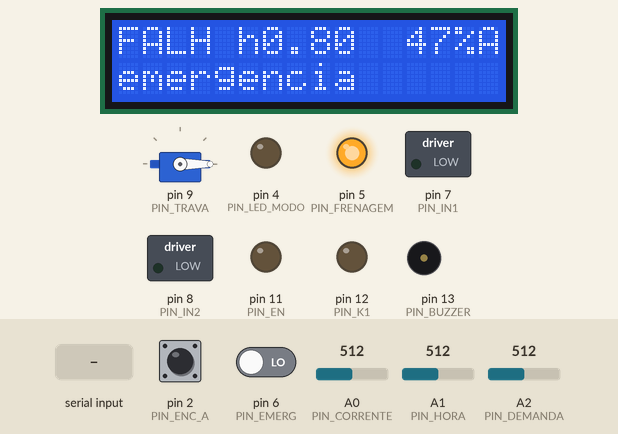
Recording of a sketch running on a simulated Arduino Uno, built with avr-gcc and run on an emulated ATmega328P. Shown: servo, 16×2 character LCD, switched loads named in the sketch (green lamp = pin HIGH), output pins drawn as LEDs (lit = HIGH), buzzer (waves = sounding, pin HIGH). The inputs (shaded band) are chosen by the test bench; at power-on: pin 2 (PIN_ENC_A) HIGH, pin 6 (PIN_EMERG) LOW, A0 (PIN_CORRENTE) = 512, A1 (PIN_HORA) = 512, A2 (PIN_DEMANDA) = 512. What the sketch prints to the serial monitor is not drawn.

Above: at 1.6 s.
1.7 s: "s" received over Serial
At 2.91 s:
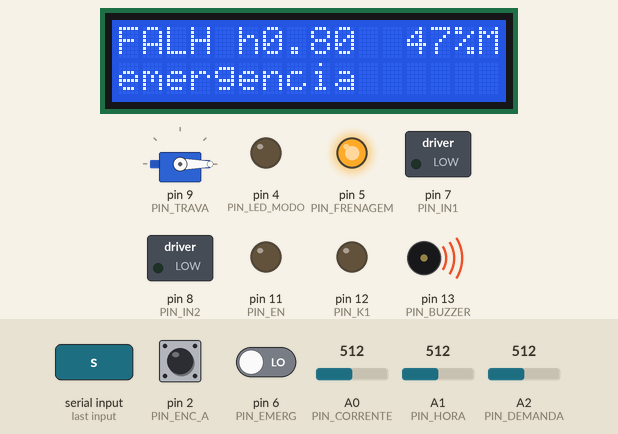
4.0 s: "a" received over Serial
At 4.93 s:
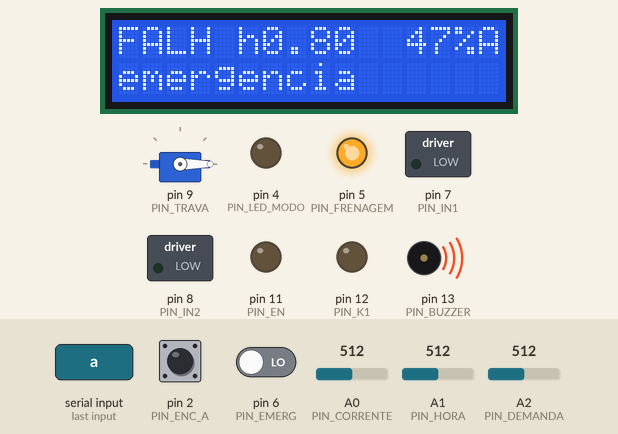
5.5 s: "d" received over Serial
At 6.64 s:
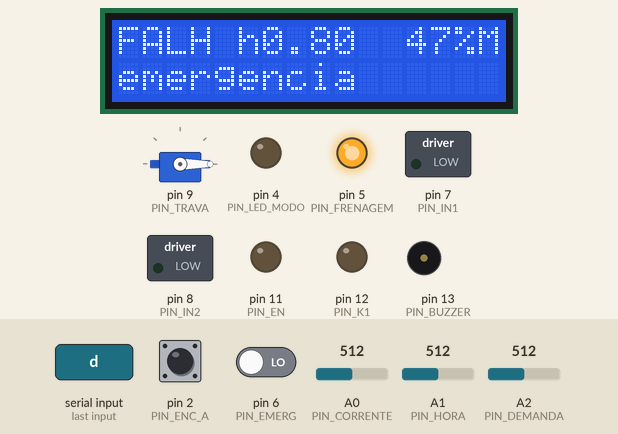
Timing chart, 0 to 14.5 s (numbered marks = the images above; inputs shaded):
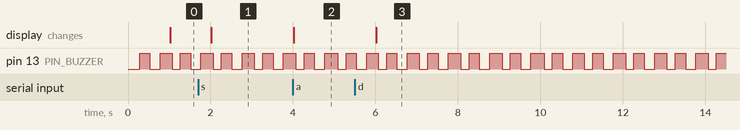

Measured:
- after the input at 1.7 s, the display: changes after 0.32 s (image 1)
- after the input at 4.0 s, the display: changes at once (image 2)
- after the input at 5.5 s, the display: changes after 0.52 s (image 3)
- by itself, pin 13 (PIN_BUZZER): alternates HIGH for 0.28 s and LOW for 0.23 s

The sketch:

bateria_gravitacional_tinkercad.ino
```cpp
// Bateria gravitacional - versao para Tinkercad (Arduino Uno)
//
// Simula no Uno a mesma logica que vai rodar no ESP32: sequencias de subida e
// descida, protecoes e controlador fuzzy (Mamdani, 3 entradas, 11 regras).
// O Tinkercad nao tem gerador nem massa, entao a fisica e uma "planta virtual"
// calculada no codigo (altura h e velocidade v). O motor do Tinkercad gira
// para mostrar o movimento.
//
// Comandos pelo Monitor Serial (9600):
//   a = automatico (fuzzy)   s = subir   d = descer   p = parar   r = rearme
//
// Correspondencia com o circuito real (ESP32):
//   L293D (EN, IN1, IN2)  -> BTS7960 (R_EN/L_EN, RPWM, LPWM)
//   LED do modo (pino 4)  -> rele de modo K2
//   nMOS + LED (pino 5)   -> MOSFET + resistor de frenagem 11 ohm
//   Servo (pino 9)        -> solenoide da trava (hit-and-hold)
//   Rele do pino 12       -> rele de corte K1
//   Pot A0 / A1 / A2      -> INA226 da subida / DS3231 (hora) / INA226 da USB

#include <Adafruit_LiquidCrystal.h>
#include <Servo.h>

// ---------- pinos ----------
const uint8_t PIN_ENC_A = 2;
const uint8_t PIN_ENC_B = 3;
const uint8_t PIN_LED_MODO = 4;   // aceso = motor no driver (subida)
const uint8_t PIN_FRENAGEM = 5;   // PWM da carga de frenagem
const uint8_t PIN_EMERG = 6;      // ALTO = emergencia solta
const uint8_t PIN_IN1 = 7;
const uint8_t PIN_IN2 = 8;
const uint8_t PIN_TRAVA = 9;      // servo no lugar do solenoide
const uint8_t PIN_FC_INF = 10;    // NF para GND: ALTO = acionado
const uint8_t PIN_EN = 11;        // PWM do L293D
const uint8_t PIN_K1 = 12;        // rele de corte (ALTO = fechado)
const uint8_t PIN_BUZZER = 13;
const uint8_t PIN_CORRENTE = A0;  // 0 a 5 A
const uint8_t PIN_HORA = A1;      // 0 a 24 h
const uint8_t PIN_DEMANDA = A2;   // 0 a 10 W
const uint8_t PIN_FC_SUP = A3;    // NF para GND: ALTO = acionado

// ---------- parametros do prototipo ----------
const float CURSO = 1.70;          // m, posicao do fim de curso superior
const float FOLGA_TOPO = 0.02;     // m de folga mecanica acima dele (alivio da trava)
const float V_SUBIDA = 0.05;       // m/s
const float V_MAX_SUBIDA = 0.09;   // m/s com PWM 100 %
const float V_LIMITE = 0.10;       // m/s, acima disso e falha
const float V_ALVO_MIN = 0.03;     // m/s
const float V_ALVO_MAX = 0.08;     // m/s
const float V_FREIO_TOTAL = 0.025; // m/s com frenagem em 100 % (11 ohm)
const float KE_MASSA = 253.0;      // V por m/s de massa (Ke 0,076 x 100:1 / r)
const float V_GEN_MAX = 28.0;      // V
const float I_TRAVADO = 3.0;       // A
const float ALIVIO_TRAVA = 0.003;  // m que a massa sobe para soltar a lingueta
const int TRAVA_ENGATADA = 0;      // graus do servo
const int TRAVA_LIBERADA = 90;

// Tarifa por posto horario (R$/kWh). Valores de exemplo: no prototipo
// real vem do painel (topico grav/tarifas).
const float TARIFA_FORA = 0.60;
const float TARIFA_INTER = 0.90;
const float TARIFA_PONTA = 1.40;

const unsigned long T_CONTROLE = 50;   // ms
const unsigned long T_FUZZY = 5000;    // ms
const unsigned long T_TELA = 1000;     // ms

Adafruit_LiquidCrystal lcd(0);
Servo trava;

enum Estado { MANTER, SUBINDO, PREP_DESCIDA, DESCENDO, PARANDO, FALHA, REARME };
const char *NOME_ESTADO[] = {"MANTER", "SUBINDO", "PREP_DESCIDA", "DESCENDO", "PARANDO", "FALHA", "REARME"};
const char *CURTO_ESTADO[] = {"MANT", "SUB", "PREP", "DESC", "PARA", "FALH", "REAR"};

enum Modo { AUTOMATICO, MANUAL };

Estado estado = REARME;
Modo modo = AUTOMATICO;
uint8_t etapa = 0;              // passo dentro de PREP_DESCIDA e PARANDO
unsigned long inicioEtapa = 0;
const char *motivoFalha = "";

// planta virtual
float h = 0.80;                 // altura da massa (m), desconhecida no boot
float v = 0.0;                  // velocidade (m/s), positiva para cima
bool posicaoConhecida = false;

// atuadores
bool k1 = false, k2 = false, travaLiberada = false;
int pwmMotor = 0;               // 0 a 255, so na subida
float frenagem = 0.0;           // 0 a 1
float alvoDescida = V_ALVO_MIN; // m/s
float hInicioAlivio = 0.0;
int ticksTravado = 0;

// leituras
float corrente = 0, hora = 0, demanda = 0, tarifa = 0, vGen = 0;
float comandoFuzzy = 0;

volatile long pulsos = 0;

unsigned long ultControle = 0, ultFuzzy = 0, ultTela = 0;

// =====================================================================
// Fuzzy (Mamdani, AND = min, OR = max, centroide)
// =====================================================================
float trap(float x, float a, float b, float c, float d) {
  if (x >= b && x <= c) return 1.0;
  if (x < b) return (x <= a) ? 0.0 : (x - a) / (b - a);
  return (x >= d) ? 0.0 : (d - x) / (d - c);
}
float tri(float x, float a, float b, float c) { return trap(x, a, b, b, c); }

float saidaDescer(float y)  { return trap(y, -100, -100, -80, -50); }
float saidaParcial(float y) { return tri(y, -70, -40, -10); }
float saidaManter(float y)  { return tri(y, -25, 0, 25); }
float saidaSubir(float y)   { return trap(y, 40, 70, 100, 100); }

float centroide(float aDescer, float aParcial, float aManter, float aSubir) {
  float soma = 0, somaPeso = 0;
  for (int y = -100; y <= 100; y += 2) {
    float mu = max(max(min(aDescer, saidaDescer(y)), min(aParcial, saidaParcial(y))),
                   max(min(aManter, saidaManter(y)), min(aSubir, saidaSubir(y))));
    soma += mu * y;
    somaPeso += mu;
  }
  return somaPeso > 0 ? soma / somaPeso : 0;
}

float maxSubir = 1, maxDescer = 1;  // normalizacao do centroide

float fuzzy(float tar, float nivel, float dem) {
  tar = constrain(tar, 0, 2);
  nivel = constrain(nivel, 0, 100);
  dem = constrain(dem, 0, 10);

  float tb = trap(tar, 0, 0, 0.6, 0.8);
  float tm = tri(tar, 0.6, 0.9, 1.2);
  float ta = trap(tar, 0.9, 1.2, 2, 2);
  float nb = trap(nivel, 0, 0, 20, 45);
  float nm = tri(nivel, 20, 50, 95);
  float na = trap(nivel, 60, 95, 100, 100);
  float db = trap(dem, 0, 0, 0.3, 1);
  float dm = tri(dem, 0.3, 1.5, 3);
  float da = trap(dem, 2, 4, 10, 10);

  float aSubir = 0, aManter = 0, aParcial = 0, aDescer = 0;
  aSubir = max(aSubir, min(tb, nb));                       // R1
  aSubir = max(aSubir, min(tb, nm));                       // R2
  aManter = max(aManter, min(tb, na));                     // R3
  aManter = max(aManter, min(tm, nb));                     // R4
  aManter = max(aManter, min(tm, nm));                     // R5
  aParcial = max(aParcial, min(min(tm, na), da));          // R6
  aManter = max(aManter, min(min(tm, na), max(db, dm)));   // R7
  aManter = max(aManter, min(ta, nb));                     // R8
  aParcial = max(aParcial, min(min(ta, nm), max(dm, da))); // R9
  aDescer = max(aDescer, min(min(ta, na), max(dm, da)));   // R10
  aManter = max(aManter, min(ta, db));                     // R11

  float c = centroide(aDescer, aParcial, aManter, aSubir);
  return c >= 0 ? constrain(c / maxSubir * 100, 0, 100)
                : constrain(c / maxDescer * 100, -100, 0);
}

float tarifaDaHora(float hr) {
  if (hr >= 18 && hr < 21) return TARIFA_PONTA;
  if ((hr >= 17 && hr < 18) || (hr >= 21 && hr < 22)) return TARIFA_INTER;
  return TARIFA_FORA;
}

// =====================================================================
// Atuadores
// =====================================================================
void motorSubir(int pwm) {
  digitalWrite(PIN_IN1, HIGH);
  digitalWrite(PIN_IN2, LOW);
  analogWrite(PIN_EN, pwm);
}

// So na simulacao: gira o motor para tras para mostrar a descida.
// No circuito real o motor esta no barramento gerado e o driver fica desligado.
void motorMostrarDescida(int pwm) {
  digitalWrite(PIN_IN1, LOW);
  digitalWrite(PIN_IN2, HIGH);
  analogWrite(PIN_EN, pwm);
}

void motorParar() {
  analogWrite(PIN_EN, 0);
  digitalWrite(PIN_IN1, LOW);
  digitalWrite(PIN_IN2, LOW);
}

void aplicarAtuadores() {
  digitalWrite(PIN_K1, k1 ? HIGH : LOW);
  digitalWrite(PIN_LED_MODO, k2 ? HIGH : LOW);
  trava.write(travaLiberada ? TRAVA_LIBERADA : TRAVA_ENGATADA);
  analogWrite(PIN_FRENAGEM, (int)(frenagem * 255));
  if (k2 && pwmMotor > 0) {
    motorSubir(pwmMotor);
  } else if (!k2 && v < -0.001) {
    motorMostrarDescida((int)constrain(-v / 0.12 * 255, 60, 255));
  } else {
    motorParar();
  }
}

void estadoSeguro() {
  pwmMotor = 0;
  travaLiberada = false;
  frenagem = 1.0;
  k2 = false;
  k1 = false;
}

void entrar(Estado novo) {
  estado = novo;
  etapa = 0;
  inicioEtapa = millis();
  Serial.print(F("-> "));
  Serial.println(NOME_ESTADO[novo]);
}

void falha(const char *motivo) {
  if (estado == FALHA) return;
  motivoFalha = motivo;
  estadoSeguro();
  entrar(FALHA);
  Serial.print(F("FALHA: "));
  Serial.println(motivo);
}

// =====================================================================
// Planta virtual: substitui a massa, o gerador e o encoder do prototipo
// =====================================================================
void atualizarPlanta(float dt) {
  float vDesejada = 0;
  bool energia = k1 && digitalRead(PIN_EMERG) == HIGH;

  if (k2 && energia && pwmMotor > 0) {
    vDesejada = V_MAX_SUBIDA * pwmMotor / 255.0;
  } else if (!k2 && travaLiberada) {
    // Motor como gerador: mais frenagem e mais carga na USB = mais freio
    float freio = constrain(frenagem + demanda / 20.0, 0.2, 1.0);
    vDesejada = -V_FREIO_TOTAL / freio;
  }

  v += (vDesejada - v) * 0.3;  // inercia
  if (v < 0 && !travaLiberada) v = 0;  // a lingueta segura a descida
  h += v * dt;
  if (h < 0) { h = 0; if (v < 0) v = 0; }
  if (h > CURSO + FOLGA_TOPO) { h = CURSO + FOLGA_TOPO; if (v > 0) v = 0; }

  vGen = (!k2 && v < 0) ? -v * KE_MASSA : 0;
}

bool fimInferior() { return digitalRead(PIN_FC_INF) == HIGH || h <= 0.0005; }
bool fimSuperior() { return digitalRead(PIN_FC_SUP) == HIGH || h >= CURSO; }

// =====================================================================
// Maquina de estados (a cada 50 ms)
// =====================================================================
void controlar() {
  unsigned long agora = millis();
  unsigned long naEtapa = agora - inicioEtapa;

  // ---- protecoes ----
  if (digitalRead(PIN_EMERG) == LOW) falha("emergencia");
  if (fabs(v) > V_LIMITE) falha("velocidade alta");
  if (vGen > V_GEN_MAX) falha("tensao alta");
  if (estado == SUBINDO && corrente > I_TRAVADO) {
    if (++ticksTravado >= 10) falha("massa travada");
  } else {
    ticksTravado = 0;
  }

  switch (estado) {
    case MANTER:
      pwmMotor = 0;
      travaLiberada = false;
      k2 = false;
      k1 = false;
      if (naEtapa > 500) frenagem = 0;
      break;

    case SUBINDO:
      if (fimSuperior()) {
        entrar(PARANDO);
        break;
      }
      k1 = true;
      frenagem = 0;
      if (!k2) {               // passo 2: motor no driver, espera 50 ms
        k2 = true;
        inicioEtapa = agora;
        break;
      }
      if (naEtapa < 50) break;
      {
        int alvo = 142 + (int)(2000 * (V_SUBIDA - v));  // ~55 % + correcao
        alvo = constrain(alvo, 0, 255);
        pwmMotor += constrain(alvo - pwmMotor, -7, 7);  // rampa de ~1 s
      }
      break;

    case PREP_DESCIDA:
      if (fimInferior()) {
        entrar(PARANDO);
        break;
      }
      k1 = true;
      if (etapa == 0) {        // sobe 3 mm para aliviar a lingueta
        k2 = true;
        frenagem = 0;
        hInicioAlivio = h;
        etapa = 1;
        inicioEtapa = agora;
      } else if (etapa == 1) {
        pwmMotor = 100;
        if (h >= hInicioAlivio + ALIVIO_TRAVA) {
          pwmMotor = 0;        // no real: o motor segura a posicao
          travaLiberada = true;  // solenoide 100 %
          etapa = 2;
          inicioEtapa = agora;
        } else if (naEtapa > 3000) {
          falha("trava presa");
        }
      } else if (etapa == 2 && naEtapa >= 300) {
        frenagem = 1.0;        // freio ligado antes de trocar o rele
        k2 = false;            // motor no barramento gerado
        entrar(DESCENDO);
      }
      break;

    case DESCENDO:
    case REARME:
      if (estado == REARME && etapa == 0) {
        // rearme usa a mesma preparacao da descida
        if (fimInferior()) {
          h = 0;
          posicaoConhecida = true;
          pulsos = 0;
          estadoSeguro();
          entrar(MANTER);
          break;
        }
        k1 = true;
        k2 = true;
        hInicioAlivio = h;
        etapa = 1;
        inicioEtapa = agora;
        break;
      }
      if (estado == REARME && etapa == 1) {
        pwmMotor = 100;
        if (h >= hInicioAlivio + ALIVIO_TRAVA) {
          pwmMotor = 0;
          travaLiberada = true;
          etapa = 2;
          inicioEtapa = agora;
        }
        break;
      }
      if (estado == REARME && etapa == 2) {
        if (naEtapa < 300) break;
        frenagem = 1.0;
        k2 = false;
        etapa = 3;
        break;
      }
      if (fimInferior()) {
        if (estado == REARME) {
          h = 0;
          posicaoConhecida = true;
          pulsos = 0;
        }
        entrar(PARANDO);
        break;
      }
      if (estado == REARME) {
        frenagem = 1.0;        // descida mais lenta possivel
      } else {
        // PI incremental: rapido demais -> mais frenagem
        float erro = -v - alvoDescida;
        frenagem = constrain(frenagem + 2.0 * erro, 0.0, 1.0);
      }
      break;

    case PARANDO:
      pwmMotor = 0;
      frenagem = 1.0;
      travaLiberada = false;   // lingueta pega o proximo dente
      if (naEtapa > 200) k2 = false;  // massa ja assentou na lingueta
      if (naEtapa > 500) entrar(MANTER);
      break;

    case FALHA:
      estadoSeguro();
      digitalWrite(PIN_BUZZER, (agora / 250) % 2);
      break;
  }

  if (estado != FALHA) digitalWrite(PIN_BUZZER, LOW);
}

// =====================================================================
// Decisao (a cada 5 s no automatico)
// =====================================================================
float nivel() { return constrain(h / CURSO * 100, 0, 100); }

void decidir() {
  comandoFuzzy = fuzzy(tarifa, nivel(), demanda);
  if (modo != AUTOMATICO || !posicaoConhecida) return;
  if (estado == FALHA || estado == REARME || estado == PREP_DESCIDA || estado == PARANDO) return;

  // Histerese: comeca com |comando| > 30 e continua enquanto |comando| > 10
  if (comandoFuzzy < -10) {
    alvoDescida = V_ALVO_MIN + max(-comandoFuzzy - 30, 0) / 70.0 * (V_ALVO_MAX - V_ALVO_MIN);
  }
  if (estado == SUBINDO && comandoFuzzy <= 10) entrar(PARANDO);
  else if (estado == DESCENDO && comandoFuzzy >= -10) entrar(PARANDO);
  else if (estado == MANTER && comandoFuzzy > 30 && !fimSuperior()) entrar(SUBINDO);
  else if (estado == MANTER && comandoFuzzy < -30 && !fimInferior()) entrar(PREP_DESCIDA);
}

void lerComando() {
  if (!Serial.available()) return;
  char c = Serial.read();
  switch (c) {
    case 'a':
      modo = AUTOMATICO;
      Serial.println(F("modo automatico"));
      break;
    case 's':
      modo = MANUAL;
      if (estado == MANTER && posicaoConhecida) entrar(SUBINDO);
      break;
    case 'd':
      modo = MANUAL;
      alvoDescida = 0.05;
      if (estado == MANTER && posicaoConhecida) entrar(PREP_DESCIDA);
      break;
    case 'p':
      modo = MANUAL;
      if (estado == SUBINDO || estado == DESCENDO || estado == PREP_DESCIDA) entrar(PARANDO);
      break;
    case 'r':
      if (estado == FALHA && digitalRead(PIN_EMERG) == HIGH) {
        posicaoConhecida = false;
        entrar(REARME);
      }
      break;
  }
}

// =====================================================================
// Tela e serial
// =====================================================================
void mostrar() {
  char linha[17], t1[6], t2[6];

  dtostrf(h, 4, 2, t1);
  snprintf(linha, sizeof(linha), "%-4s h%s %3d%%%c", CURTO_ESTADO[estado], t1,
           (int)nivel(), modo == AUTOMATICO ? 'A' : 'M');
  lcd.setCursor(0, 0);
  lcd.print(linha);

  if (estado == FALHA) {
    snprintf(linha, sizeof(linha), "%-16s", motivoFalha);
  } else {
    dtostrf(tarifa, 4, 2, t1);
    dtostrf(vGen, 4, 1, t2);
    snprintf(linha, sizeof(linha), "%s %sV F%3d%%", t1, t2, (int)(frenagem * 100));
  }
  lcd.setCursor(0, 1);
  lcd.print(linha);

  Serial.print(F("h="));       Serial.print(h, 3);
  Serial.print(F(" v="));      Serial.print(v, 3);
  Serial.print(F(" estado=")); Serial.print(NOME_ESTADO[estado]);
  Serial.print(F(" fuzzy="));  Serial.print(comandoFuzzy, 0);
  Serial.print(F(" hora="));   Serial.print(hora, 1);
  Serial.print(F(" tarifa=")); Serial.print(tarifa, 2);
  Serial.print(F(" dem="));    Serial.print(demanda, 1);
  Serial.print(F("W gen="));   Serial.print(vGen, 1);
  Serial.print(F("V freio=")); Serial.print((int)(frenagem * 100));
  Serial.print(F("% pulsos=")); Serial.println(pulsos);
}

void contarPulso() {
  pulsos += (digitalRead(PIN_ENC_A) == digitalRead(PIN_ENC_B)) ? 1 : -1;
}

// =====================================================================
void setup() {
  digitalWrite(PIN_K1, LOW);  // nivel definido antes de virar saida
  pinMode(PIN_K1, OUTPUT);
  pinMode(PIN_LED_MODO, OUTPUT);
  pinMode(PIN_FRENAGEM, OUTPUT);
  pinMode(PIN_IN1, OUTPUT);
  pinMode(PIN_IN2, OUTPUT);
  pinMode(PIN_EN, OUTPUT);
  pinMode(PIN_BUZZER, OUTPUT);
  pinMode(PIN_EMERG, INPUT);
  pinMode(PIN_FC_INF, INPUT_PULLUP);
  pinMode(PIN_FC_SUP, INPUT_PULLUP);
  pinMode(PIN_ENC_A, INPUT_PULLUP);
  pinMode(PIN_ENC_B, INPUT_PULLUP);
  attachInterrupt(digitalPinToInterrupt(PIN_ENC_A), contarPulso, CHANGE);

  trava.attach(PIN_TRAVA);
  estadoSeguro();
  aplicarAtuadores();

  Serial.begin(9600);
  lcd.begin(16, 2);
  lcd.setBacklight(1);

  maxSubir = centroide(0, 0, 0, 1);
  maxDescer = -centroide(1, 0, 0, 0);

  Serial.println(F("Bateria gravitacional - Tinkercad"));
  Serial.println(F("a=auto s=subir d=descer p=parar r=rearme"));
  entrar(REARME);  // posicao desconhecida: desce ate o fim de curso inferior
}

void loop() {
  unsigned long agora = millis();
  lerComando();

  if (agora - ultControle >= T_CONTROLE) {
    float dt = (agora - ultControle) / 1000.0;
    ultControle = agora;
    corrente = analogRead(PIN_CORRENTE) * 5.0 / 1023.0;
    hora = analogRead(PIN_HORA) * 24.0 / 1024.0;
    demanda = analogRead(PIN_DEMANDA) * 10.0 / 1023.0;
    tarifa = tarifaDaHora(hora);
    atualizarPlanta(dt);
    controlar();
    aplicarAtuadores();
  }

  if (agora - ultFuzzy >= T_FUZZY) {
    ultFuzzy = agora;
    decidir();
  }

  if (agora - ultTela >= T_TELA) {
    ultTela = agora;
    mostrar();
  }
}
```
